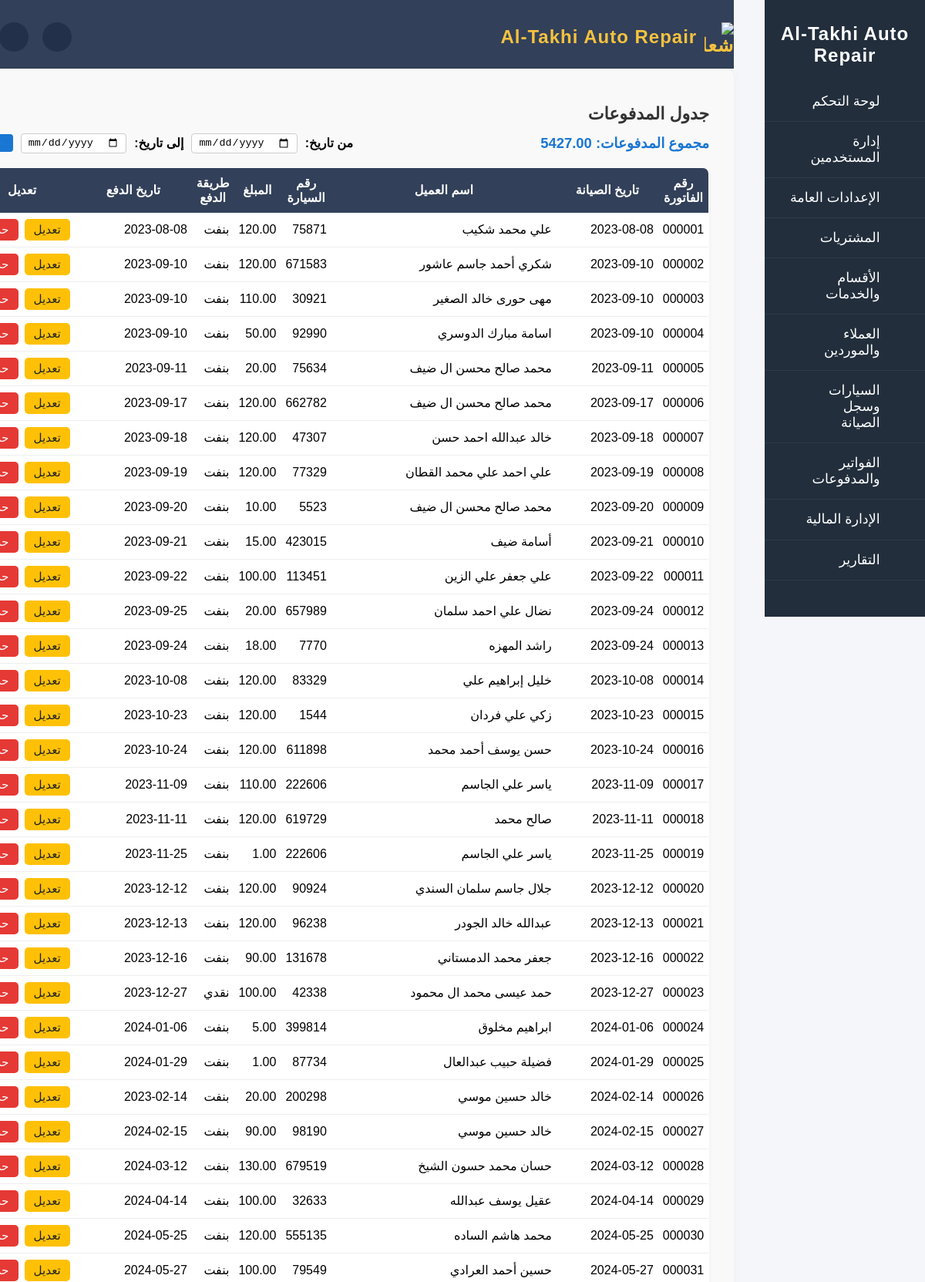
The page /invoices/payments/ (signed in, upper part) on the database its author committed.
### invoices/models.py (models this page shows, shortened)
class Payment(models.Model):
    STATUS_CHOICES = [
        ("paid", "مدفوع"),
        ("unpaid", "غير مدفوع"),
        ("partial", "جزئي"),
    ]
    METHOD_CHOICES = [
        ("cash", "نقدي"),
        ("card", "بطاقة"),
        ("benefit", "بنفت"),
        ("bank", "تحويل بنكي"),
        ("other", "أخرى"),
    ]
    invoice = models.ForeignKey(
        Invoice, on_delete=models.CASCADE, related_name="payments"
    )
    service = models.ForeignKey(
        Service,
        on_delete=models.SET_NULL,
        null=True,
        blank=True,
        related_name="payments",
    )
    car = models.ForeignKey(
        "cars.Car",
        on_delete=models.SET_NULL,
        null=True,
        blank=True,
        related_name="payments",
    )
    client = models.ForeignKey(
        "clients.Client",
        on_delete=models.SET_NULL,
        null=True,
        blank=True,
        related_name="payments",
    )
    amount = models.DecimalField(max_digits=10, decimal_places=2)
    payment_date = models.DateTimeField()
    method = models.CharField(max_length=10, choices=METHOD_CHOICES, default="cash")
    status = models.CharField(max_length=10, choices=STATUS_CHOICES, default="paid")
    reference = models.CharField(max_length=20, blank=True, null=True)
    notes = models.TextField(blank=True, null=True)

class Invoice(models.Model):
    invoice_number = models.CharField(max_length=20, unique=True)
    client = models.ForeignKey(
        Client, on_delete=models.CASCADE, related_name="invoices"
    )
    car = models.ForeignKey(Car, on_delete=models.CASCADE, related_name="invoices")
    services = models.ManyToManyField(Service, related_name="invoices")
    amount = models.DecimalField(max_digits=10, decimal_places=2)
    paid = models.BooleanField(default=False)
    created_at = models.DateTimeField("تاريخ الإنشاء", null=True, blank=True)
    updated_at = models.DateTimeField(auto_now=True)

### cars/maintenance_models.py (models this page shows, shortened)
class MaintenanceRecord(models.Model):
    delivery_date = models.DateTimeField(
        blank=True, null=True, verbose_name="تاريخ تسليم المركبة"
    )
    invoice = models.ForeignKey(
        Invoice,
        on_delete=models.SET_NULL,
        null=True,
        blank=True,
        related_name="maintenance_records",
        verbose_name="رقم الفاتورة",
    )
    car = models.ForeignKey(
        Car, on_delete=models.CASCADE, related_name="maintenance_records"
    )
    service = models.ForeignKey(Service, on_delete=models.SET_NULL, null=True, blank=True)
    price = models.DecimalField(max_digits=10, decimal_places=2)
    notes = models.TextField(blank=True, null=True)
    created_at = models.DateTimeField()
    ready_at = models.DateTimeField(
        blank=True, null=True, verbose_name="تاريخ انتهاء التصليح"
    )
    is_finished = models.BooleanField(
        default=False, verbose_name="تم الانتهاء من الصيانة"
    )

### clients/models.py (models this page shows, shortened)
class Client(models.Model):
    STATUS_CHOICES = [
        ("active", "نشط"),
        ("inactive", "معطل"),
    ]
    COMM_PREF_CHOICES = [
        ("email", "البريد الإلكتروني"),
        ("phone", "الهاتف"),
        ("sms", "رسائل قصيرة"),
    ]
    first_name = models.CharField(max_length=100)
    last_name = models.CharField(max_length=100, blank=True, null=True)
    phone_number = models.CharField(max_length=20)
    email = models.EmailField(blank=True, null=True)
    address = models.CharField(max_length=255, blank=True, null=True)
    customer_id = models.CharField(max_length=30, unique=True)
    status = models.CharField(max_length=10, choices=STATUS_CHOICES, default="active")
    notes = models.TextField(blank=True, null=True)
    communication_preference = models.CharField(
        max_length=10, choices=COMM_PREF_CHOICES, default="phone"
    )
    birth_date = models.DateField(blank=True, null=True)
    created_by = models.ForeignKey(
        "users.User",
        on_delete=models.SET_NULL,
        null=True,
        blank=True,
        related_name="added_clients",
    )
    created_at = models.DateTimeField("تاريخ الإضافة", null=True, blank=True)
    updated_at = models.DateTimeField(auto_now=True)

### cars/models.py (models this page shows, shortened)
class Car(models.Model):
    STATUS_CHOICES = [
        ("active", "نشطة"),  # السيارة تحت الصيانة
        ("ready", "بانتظار التسليم"),  # الصيانة انتهت
        ("pending_payment", "معلقة للدفع"),  # بانتظار الدفع
        ("sold", "مباعة"),  # تم التسليم النهائي
    ]
    FUEL_CHOICES = [
        ("gasoline", "بنزين"),
        ("diesel", "ديزل"),
        ("electric", "كهرباء"),
        ("hybrid", "هايبرد"),
    ]
    client = models.ForeignKey(
        "clients.Client", on_delete=models.CASCADE, related_name="cars"
    )
    plate_number = models.CharField(max_length=20, unique=True)
    brand = models.ForeignKey(
        CarBrand, on_delete=models.SET_NULL, null=True, blank=True, related_name="cars"
    )
    model = models.ForeignKey(
        CarModel, on_delete=models.SET_NULL, null=True, blank=True, related_name="cars"
    )
    year = models.PositiveIntegerField(blank=True, null=True)
    color = models.CharField(max_length=30, blank=True, null=True)
    fuel_type = models.CharField(
        max_length=10, choices=FUEL_CHOICES, default="gasoline"
    )
    vin_number = models.CharField(max_length=30, unique=True, blank=True, null=True)
    status = models.CharField(max_length=20, choices=STATUS_CHOICES, default="active")
    notes = models.TextField(blank=True, null=True)
    entry_date = models.DateTimeField(
        blank=True, null=True, verbose_name="تاريخ دخول الورشة"
    )
    last_visit = models.DateTimeField(blank=True, null=True)
    created_at = models.DateTimeField(auto_now_add=True)
    updated_at = models.DateTimeField(auto_now=True)
    @property
    def unpaid_invoice_id(self):
        if hasattr(self, "_unpaid_invoice_id"):
            return getattr(self, "_unpaid_invoice_id")
        unpaid_invoice = self.invoices.filter(paid=False).first()
        return unpaid_invoice.id if unpaid_invoice else None

### invoices/views.py (the view)
# urls.py: path("payments/", views.payments_list, name="payments_list"),
@login_required
def payments_list(request):
    payments = Payment.objects.filter(status="paid").select_related("client", "car", "invoice")
    client_id = request.GET.get("client")
    invoice_id = request.GET.get("invoice")
    if client_id:
        payments = payments.filter(client__id=client_id)
    if invoice_id:
        payments = payments.filter(invoice__id=invoice_id)
    start_date = request.GET.get("start_date")
    end_date = request.GET.get("end_date")
    if start_date:
        payments = payments.filter(payment_date__date__gte=parse_date(start_date))
    if end_date:
        payments = payments.filter(payment_date__date__lte=parse_date(end_date))
    payments = payments.order_by("invoice__invoice_number")
    total_amount = payments.aggregate(total=models.Sum("amount"))["total"] or 0
    filter_client_name = None
    filter_invoice_number = None
    if client_id:
        try:
            client_obj = Client.objects.get(id=client_id)
            filter_client_name = f"{client_obj.first_name} {client_obj.last_name or ''}".strip()
        except Client.DoesNotExist:
            filter_client_name = None
    if invoice_id:
        try:
            inv = Invoice.objects.get(id=invoice_id)
            filter_invoice_number = inv.invoice_number
        except Invoice.DoesNotExist:
            filter_invoice_number = None
    return render(
        request,
        "payments_list.html",
        {
            "payments": payments,
            "start_date": start_date,
            "end_date": end_date,
            "total_amount": total_amount,
            "filter_client_id": client_id,
            "filter_invoice_id": invoice_id,
            "filter_client_name": filter_client_name,
            "filter_invoice_number": filter_invoice_number,
        },
    )

### templates/payments_list.html (shortened to what this page needs)
{% extends 'base.html' %}
{% block content %}
<div class="services-table-fix" style="max-width:none;width:auto;margin-right:0;margin-left:auto;background:#f9f9f9;padding:28px 32px 22px 32px;border-radius:10px;box-shadow:0 2px 8px #eee;direction:rtl;overflow-x:auto;">
    <h2 style="font-size:22px;font-weight:bold;color:#333;margin-bottom:12px;">جدول المدفوعات</h2>
    <div style="display:flex;align-items:center;gap:32px;margin-bottom:18px;justify-content:space-between;">
    <div style="font-size:1.15em;font-weight:bold;color:#1976d2;">
        {% if start_date or end_date %}
            مجموع المدفوعات للفترة: {{ total_amount|floatformat:2 }}
        {% else %}
            مجموع المدفوعات: {{ total_amount|floatformat:2 }}
        {% endif %}
    </div>
    <form method="get" style="display:flex;align-items:center;gap:10px;margin-bottom:0;">
        <label style="font-weight:bold;">من تاريخ:</label>
        <input type="date" name="start_date" value="{{ start_date|default:'' }}" style="padding:3px 8px;border-radius:4px;border:1px solid #ccc;">
        <label style="font-weight:bold;">إلى تاريخ:</label>
        <input type="date" name="end_date" value="{{ end_date|default:'' }}" style="padding:3px 8px;border-radius:4px;border:1px solid #ccc;">
        <button type="submit" style="padding:4px 16px;background:#1976d2;color:#fff;border:none;border-radius:4px;font-weight:bold;">بحث</button>
    </form>
    </div>
    <table style="width:auto;min-width:100%;border-collapse:collapse;background:#fff;border-radius:8px;overflow:hidden;box-shadow:0 1px 4px #eee;border:1.5px solid #c2c7d0;" id="payments-table">
        <thead style="background:#32405a;color:#fff;">
            <tr>
                <th style="padding:10px 6px;">رقم الفاتورة</th>
                <th style="padding:10px 6px; min-width:120px;">تاريخ الصيانة</th>
                <th style="padding:10px 6px; min-width:280px;">اسم العميل</th>
                <th style="padding:10px 6px;">رقم السيارة</th>
                <th style="padding:10px 6px;">المبلغ</th>
                <th style="padding:10px 6px;">طريقة الدفع</th>
                <th style="padding:10px 6px; min-width:140px;">تاريخ الدفع</th>
                <th style="padding:10px 6px; min-width:120px;">تعديل</th>
            </tr>
        </thead>
        <tbody>
            {% for payment in payments %}
            <tr style="border-bottom:1px solid #eee;">
                <td style="padding:8px 6px;">{{ payment.invoice.invoice_number }}</td>
                <td style="padding:8px 6px;">
                    {% with maintenance=payment.invoice.maintenance_records.all|first %}
                        {% if maintenance %}{{ maintenance.created_at|date:'Y-m-d' }}{% else %}-{% endif %}
                    {% endwith %}
                </td>
                <td style="padding:8px 6px;text-align:right; min-width:280px;">{{ payment.client.first_name }}{% if payment.client.last_name %} {{ payment.client.last_name }}{% endif %}</td>
                <td style="padding:8px 6px;text-align:right;">{{ payment.car.plate_number }}</td>
                <td style="padding:8px 6px;text-align:right;">{{ payment.amount }}</td>
                <td style="padding:8px 6px;">{{ payment.get_method_display }}</td>
                <td style="padding:8px 6px; min-width:140px;">{{ payment.payment_date|date:'Y-m-d' }}</td>
                <td style="padding:8px 6px;text-align:center; min-width:120px;">
                    <div style="display:inline-flex;gap:8px;align-items:center;justify-content:center;white-space:nowrap;">
                        <a href="{% url 'edit_payment' payment.id %}" style="background:#ffc107;color:#222;padding:5px 12px;border-radius:5px;text-decoration:none;font-size:0.95em;display:inline-block;">تعديل</a>
                        <a href="{% url 'delete_payment' payment.id %}" style="background:#e53935;color:#fff;padding:5px 12px;border-radius:5px;text-decoration:none;font-size:0.95em;display:inline-block;">حذف</a>
                    </div>
                </td>
            </tr>
            {% endfor %}
        </tbody>
    </table>
</div>
{% endblock %}

### templates/base.html (style rules this page uses)
body { font-family: Tahoma, Arial, sans-serif; background: #f4f6fa; margin: 0; padding: 0; }

### rows shown on the page
Payment: invoice.invoice_number "000001", invoice.maintenance_records.created_at "2023-08-08", client.first_name "علي محمد شكيب", car.plate_number "75871", amount "120.00", method "بنفت", payment_date "2023-08-08"
Payment: invoice.invoice_number "000002", invoice.maintenance_records.created_at "2023-09-10", client.first_name "شكري أحمد جاسم عاشور", car.plate_number "671583", amount "120.00", method "بنفت", payment_date "2023-09-10"
Payment: invoice.invoice_number "000003", invoice.maintenance_records.created_at "2023-09-10", client.first_name "مهى حورى خالد الصغير", car.plate_number "30921", amount "110.00", method "بنفت", payment_date "2023-09-10"
Payment: invoice.invoice_number "000004", invoice.maintenance_records.created_at "2023-09-10", client.first_name "اسامة مبارك الدوسري", car.plate_number "92990", amount "50.00", method "بنفت", payment_date "2023-09-10"
Payment: invoice.invoice_number "000005", invoice.maintenance_records.created_at "2023-09-11", client.first_name "محمد صالح محسن ال ضيف", car.plate_number "75634", amount "20.00", method "بنفت", payment_date "2023-09-11"
Payment: invoice.invoice_number "000006", invoice.maintenance_records.created_at "2023-09-17", client.first_name "محمد صالح محسن ال ضيف", car.plate_number "662782", amount "120.00", method "بنفت", payment_date "2023-09-17"
Payment: invoice.invoice_number "000007", invoice.maintenance_records.created_at "2023-09-18", client.first_name "خالد عبدالله احمد حسن", car.plate_number "47307", amount "120.00", method "بنفت", payment_date "2023-09-18"
Payment: invoice.invoice_number "000008", invoice.maintenance_records.created_at "2023-09-19", client.first_name "علي احمد علي محمد القطان", car.plate_number "77329", amount "120.00", method "بنفت", payment_date "2023-09-19"
Payment: invoice.invoice_number "000009", invoice.maintenance_records.created_at "2023-09-20", client.first_name "محمد صالح محسن ال ضيف", car.plate_number "5523", amount "10.00", method "بنفت", payment_date "2023-09-20"
Payment: invoice.invoice_number "000010", invoice.maintenance_records.created_at "2023-09-21", client.first_name "أسامة ضيف", car.plate_number "423015", amount "15.00", method "بنفت", payment_date "2023-09-21"
Payment: invoice.invoice_number "000011", invoice.maintenance_records.created_at "2023-09-22", client.first_name "علي جعفر علي الزين", car.plate_number "113451", amount "100.00", method "بنفت", payment_date "2023-09-22"
Payment: invoice.invoice_number "000012", invoice.maintenance_records.created_at "2023-09-24", client.first_name "نضال علي احمد سلمان", car.plate_number "657989", amount "20.00", method "بنفت", payment_date "2023-09-25"
Payment: invoice.invoice_number "000013", invoice.maintenance_records.created_at "2023-09-24", client.first_name "راشد المهزه", car.plate_number "7770", amount "18.00", method "بنفت", payment_date "2023-09-24"
Payment: invoice.invoice_number "000014", invoice.maintenance_records.created_at "2023-10-08", client.first_name "خليل إبراهيم علي", car.plate_number "83329", amount "120.00", method "بنفت", payment_date "2023-10-08"
Payment: invoice.invoice_number "000015", invoice.maintenance_records.created_at "2023-10-23", client.first_name "زكي علي فردان", car.plate_number "1544", amount "120.00", method "بنفت", payment_date "2023-10-23"
Payment: invoice.invoice_number "000016", invoice.maintenance_records.created_at "2023-10-24", client.first_name "حسن يوسف أحمد محمد", car.plate_number "611898", amount "120.00", method "بنفت", payment_date "2023-10-24"
Payment: invoice.invoice_number "000017", invoice.maintenance_records.created_at "2023-11-09", client.first_name "ياسر علي الجاسم", car.plate_number "222606", amount "110.00", method "بنفت", payment_date "2023-11-09"
Payment: invoice.invoice_number "000018", invoice.maintenance_records.created_at "2023-11-11", client.first_name "صالح محمد", car.plate_number "619729", amount "120.00", method "بنفت", payment_date "2023-11-11"
Payment: invoice.invoice_number "000019", invoice.maintenance_records.created_at "2023-11-25", client.first_name "ياسر علي الجاسم", car.plate_number "222606", amount "1.00", method "بنفت", payment_date "2023-11-25"
Payment: invoice.invoice_number "000020", invoice.maintenance_records.created_at "2023-12-12", client.first_name "جلال جاسم سلمان السندي", car.plate_number "90924", amount "120.00", method "بنفت", payment_date "2023-12-12"
Payment: invoice.invoice_number "000021", invoice.maintenance_records.created_at "2023-12-13", client.first_name "عبدالله خالد الجودر", car.plate_number "96238", amount "120.00", method "بنفت", payment_date "2023-12-13"
Payment: invoice.invoice_number "000022", invoice.maintenance_records.created_at "2023-12-16", client.first_name "جعفر محمد الدمستاني", car.plate_number "131678", amount "90.00", method "بنفت", payment_date "2023-12-16"
Payment: invoice.invoice_number "000023", invoice.maintenance_records.created_at "2023-12-27", client.first_name "حمد عيسى محمد ال محمود", car.plate_number "42338", amount "100.00", method "نقدي", payment_date "2023-12-27"
Payment: invoice.invoice_number "000024", invoice.maintenance_records.created_at "2024-01-06", client.first_name "ابراهيم مخلوق", car.plate_number "399814", amount "5.00", method "بنفت", payment_date "2024-01-06"
Payment: invoice.invoice_number "000025", invoice.maintenance_records.created_at "2024-01-29", client.first_name "فضيلة حبيب عبدالعال", car.plate_number "87734", amount "1.00", method "بنفت", payment_date "2024-01-29"
Payment: invoice.invoice_number "000026", invoice.maintenance_records.created_at "2024-02-14", client.first_name "خالد حسين موسي", car.plate_number "200298", amount "20.00", method "بنفت", payment_date "2023-02-14"
Payment: invoice.invoice_number "000027", invoice.maintenance_records.created_at "2024-02-15", client.first_name "خالد حسين موسي", car.plate_number "98190", amount "90.00", method "بنفت", payment_date "2024-02-15"
Payment: invoice.invoice_number "000028", invoice.maintenance_records.created_at "2024-03-12", client.first_name "حسان محمد حسون الشيخ", car.plate_number "679519", amount "130.00", method "بنفت", payment_date "2024-03-12"
Payment: invoice.invoice_number "000029", invoice.maintenance_records.created_at "2024-04-14", client.first_name "عقيل يوسف عبدالله", car.plate_number "32633", amount "100.00", method "بنفت", payment_date "2024-04-14"
Payment: invoice.invoice_number "000030", invoice.maintenance_records.created_at "2024-05-25", client.first_name "محمد هاشم الساده", car.plate_number "555135", amount "120.00", method "بنفت", payment_date "2024-05-25"
Payment: invoice.invoice_number "000031", invoice.maintenance_records.created_at "2024-05-27", client.first_name "حسين أحمد العرادي", car.plate_number "79549", amount "100.00", method "بنفت", payment_date "2024-05-27"

### other values the page prints
{{ total_amount|floatformat:2 }} "5427.00"
